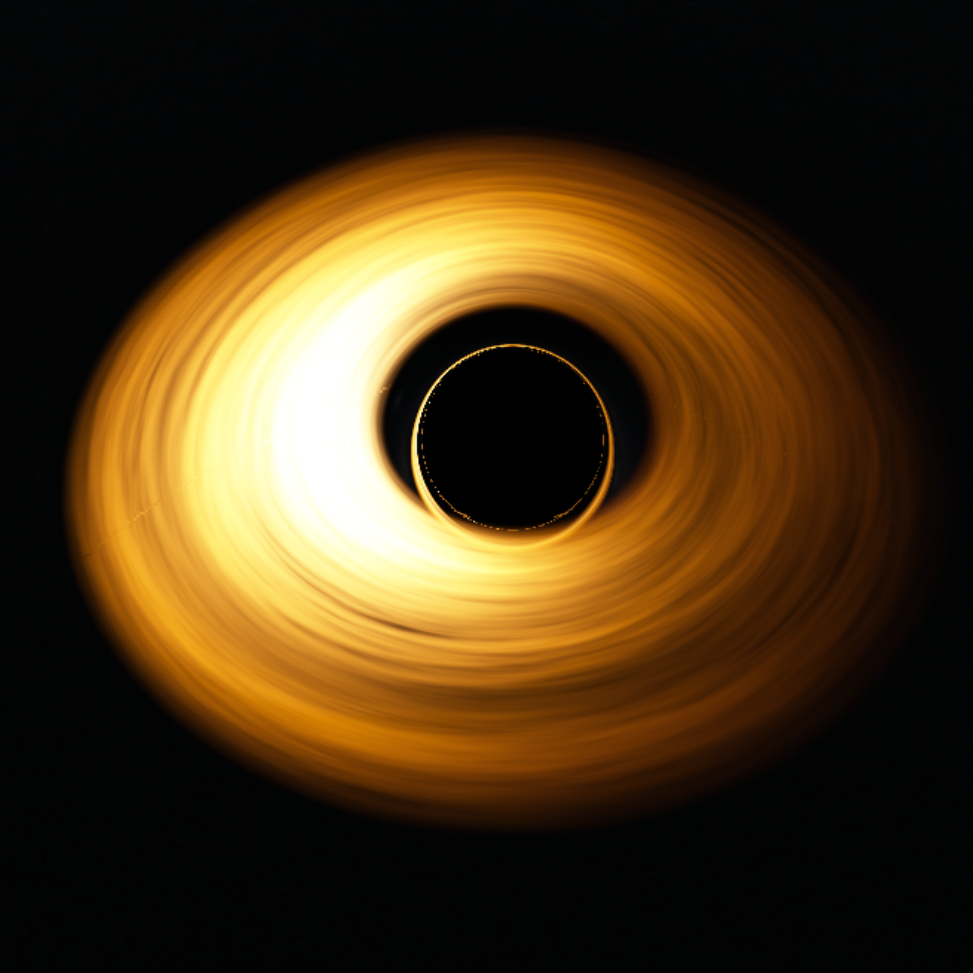
#> input picture plots/papershow/46.png, 973 x 973 px
$ jupyter execute --allow-errors black_hole_colored_new.ipynb
#> lines starting #> are read from the running program, lines starting #| are printed output that depends on the picture
### telescope_simulator.py
import utils_tele as utils
from PIL import Image
import numpy as np
import matplotlib.pyplot as plt
from scipy import signal
from scipy import interpolate
import cv2

class TelescopeSimulator():
    def __init__(self, input_image, telescope_diameter_m, telescope_focal_length_m, wavelength,
                 angular_pixel_size_input_image, CCD_pixel_size, CCD_pixel_count, show=True):
        """

        Modeling optical telescope imaging, including optical diffraction.

        Args:
            input_image (str or numpy.ndarray): if str, read the img, if array, use it directly.
            telescope_diameter_m (float):  in meters
            telescope_focal_length_m (float): in arcseconds
            wavelength (float): wave length of the filter
            CCD_pixel_size (float): The pixel width of your simulated CCD
            CCD_pixel_count (int): number of pixels of the CCD
            show (bool): True or False, if True shows the psf and phase screen
        """

        # parameters
        self.telescope_diameter_m = telescope_diameter_m
        self.telescope_focal_length_m = telescope_focal_length_m
        self.wavelength = wavelength
        self.CCD_pixel_size = CCD_pixel_size
        self.CCD_pixel_count = CCD_pixel_count
        self.angular_pixel_size_input_image = angular_pixel_size_input_image
        # calculation
        self.image_arr = self.get_image(input_image, show=show)
        # self.angular_pixel_size_input_image = 206265 / telescope_focal_length_m * CCD_pixel_size * CCD_pixel_count / self.image_arr.shape[0]
        self.pixel_size_input_image = utils.angular_to_physical_pixels(self.angular_pixel_size_input_image, telescope_focal_length_m)
        self.intensity = self.get_intensity(self.image_arr, show=show)
        self.convolved_array = self.get_convolved_image(self.image_arr, self.intensity, show=show)


    # [8 lines left out: function get_physical_parameters, not called in this run]


    def get_image(self, input_image, show=True):
        """_summary_

        Args:
            input_image (np.ndarray): (size, size) balck and white
            show (bool, optional): _description_. Defaults to True.

        Returns:
            np.ndarray: _description_
        """
        if type(input_image) == str:
            # open image to convolve
            im = Image.open(input_image)
            im_array = np.asarray(im)
        elif type(input_image) == np.ndarray:
            im_array = input_image

        if np.shape(im_array)[0] != np.shape(im_array)[1]:

            min_dim, max_dim = np.min((np.shape(im_array)[0], np.shape(im_array)[1])), np.max((np.shape(im_array)[0], np.shape(im_array)[1]))
            pixels_to_crop = max_dim - min_dim
            if np.shape(im_array)[0] > np.shape(im_array)[1]:
                left, right = 0, np.shape(im_array)[1]
                top, bottom = np.floor(pixels_to_crop/2), np.shape(im_array)[0] - np.ceil(pixels_to_crop/2)

            if np.shape(im_array)[0] < np.shape(im_array)[1]:
                left, right = np.floor(pixels_to_crop/2), np.shape(im_array)[1] - np.ceil(pixels_to_crop/2)
                top, bottom = 0, np.shape(im_array)[0]
            im = Image.fromarray(im_array)
            im = im.crop((left, top, right, bottom))
            im_array = np.asarray(im)

        if show:
            plt.imshow(im_array, cmap='gray')
            plt.show()

        return im_array


    # [102 lines left out: functions get_intensity, get_convolved_image, generate_image, not called in this run]


# [20 lines that do not run on import are left out]

### utils.py
import glob as glob
import matplotlib.pyplot as plt
import cv2
import numpy as np
import torch
import random
import os
import subprocess
try:
    from healpy.newvisufunc import projview, newprojplot
except:
    pass
from scipy.interpolate import LinearNDInterpolator, NearestNDInterpolator


# [18 lines left out: function hex_to_bgr, not called in this run]

def hex_to_bgr(hex_color):
    """convert hex string to rgb tuple

    Args:
        hex_color (str): some hex code thing like #A1876B

    Returns:
        tuple(uint8, uint8, uint8): r g b color
    """
    # Remove the '#' if present
    hex_color = hex_color.lstrip('#')

    # Convert the hex color to RGB
    r = int(hex_color[0:2], 16)
    g = int(hex_color[2:4], 16)
    b = int(hex_color[4:6], 16)

    return b, g, r


def hex_to_rgb(hex_color):
    """convert hex string to rgb tuple

    Args:
        hex_color (str): some hex code thing like #A1876B

    Returns:
        tuple(uint8, uint8, uint8): r g b color
    """
    # Remove the '#' if present
    hex_color = hex_color.lstrip('#')

    # Convert the hex color to RGB
    r = int(hex_color[0:2], 16)
    g = int(hex_color[2:4], 16)
    b = int(hex_color[4:6], 16)

    return r, g, b

# [20 lines left out: functions rgb_to_hex, angle_loss, not called in this run]

class LinearNDInterpolatorExt(object):
    def __init__(self, points,values):
        self.funcinterp = LinearNDInterpolator(points,values)
        self.funcnearest = NearestNDInterpolator(points,values)
    # [6 lines left out: function __call__, not called in this run]


class_names = ['star', 'BH']
# colors = np.random.uniform(0, 255, size=(len(class_names), 3))
colors = ['#5387D4', '#845EC2', ]
colors = list(map(hex_to_bgr, colors))

# Function to convert bounding boxes in YOLO format to xmin, ymin, xmax, ymax.
# [231 lines left out: functions yolo2bbox, plot_box, plot_circle, labels_plot, set_res_dir, show_valid_results and 2 more, not called in this run]

### plots/black_hole_colored_new.ipynb
[cell 1]
import cv2
import sys
import numpy as np
import matplotlib.pyplot as plt
from pathlib import Path
import matplotlib.colors as mcolors
from matplotlib.colors import LinearSegmentedColormap
sys.path.append('..')
from telescope_simulator import TelescopeSimulator
import utils

[cell 2]
img_test = cv2.imread(r'..\tele_datasets\224\20240108150051_8a66f47491e84cc691f6517d5014f3fd.png', 0)
#> (the rest of this cell did not finish here and is left out)

[cell 3]
cmap_test = Path('cmap_test')
cmap_test.mkdir(exist_ok=True)

[cell 4]
# [6 lines of commented-out code are left out]

[cell 5]
def hex_to_rgb(value):
    '''
    Converts hex to rgb colours
    value: string of 6 characters representing a hex colour.
    Returns: list length 3 of RGB values'''
    value = value.strip("#") # removes hash symbol if present
    lv = len(value)
    return tuple(int(value[i:i + lv // 3], 16) for i in range(0, lv, lv // 3))


def rgb_to_dec(value):
    '''
    Converts rgb to decimal colours (i.e. divides each value by 256)
    value: list (length 3) of RGB values
    Returns: list (length 3) of decimal values'''
    return [v/256 for v in value]

[cell 6]
def get_continuous_cmap(hex_list, float_list=None):
    ''' creates and returns a color map that can be used in heat map figures.
        If float_list is not provided, colour map graduates linearly between each color in hex_list.
        If float_list is provided, each color in hex_list is mapped to the respective location in float_list.

        Parameters
        ----------
        hex_list: list of hex code strings
        float_list: list of floats between 0 and 1, same length as hex_list. Must start with 0 and end with 1.

        Returns
        ----------
        colour map'''
    rgb_list = [rgb_to_dec(hex_to_rgb(i)) for i in hex_list]
    if float_list:
        pass
    else:
        float_list = list(np.linspace(0,1,len(rgb_list)))

    cdict = dict()
    for num, col in enumerate(['red', 'green', 'blue']):
        col_list = [[float_list[i], rgb_list[i][num], rgb_list[i][num]] for i in range(len(float_list))]
        cdict[col] = col_list
    cmp = mcolors.LinearSegmentedColormap('my_cmp', segmentdata=cdict, N=256)
    return cmp

[cell 7]
hex_list = ['#0091ad', '#3fcdda', '#83f9f8', '#d6f6eb', '#fdf1d2', '#f8eaad', '#faaaae', '#ff57bb']
cmap = get_continuous_cmap(hex_list)

[cell 8]
init_size = 224
upper_size = 1024

[cell 9]
hex_list2 = ['#21180F', '#48311D', '#AD5E16', '#F8C449', '#F7C756', '#FFF795', '#FFFFFF']
cmap2 = get_continuous_cmap(hex_list2)

[cell 10]
rgbs = list(map(list, map(utils.hex_to_rgb, hex_list2)))
# utils.rgb_to_hex(hex)
cm_yellow = LinearSegmentedColormap.from_list('', np.array(rgbs) / 255, 256)

rgbs = list(map(list, map(utils.hex_to_rgb, hex_list)))
# utils.rgb_to_hex(hex)
cm_color = LinearSegmentedColormap.from_list('', np.array(rgbs) / 255, 256)
# colors1 = (cm(np.linspace(0, 1, len(rgbs) * 2)) * 255).astype(np.uint8)
# colors2 = (cm(np.linspace(0, 1, len(rgbs) * 2 - 1)) * 255).astype(np.uint8)

[cell 11]
# img_test = cv2.imread(r'papershow/26.png', 0)
img_test = cv2.imread(r"D:\GitHub\DeepShadow\tele_datasets\224\20240108150223_3d88dd459a25418d9bc63d9e29c603ce.png", 0)
#> (the rest of this cell did not finish here and is left out)

#> (a cell that did not finish here is left out)

[cell 13]
angular_pixel_size_input_image = 5e-5
tele_config = dict(
    # physical parameters
    input_image = r"./stars/BHs.png", telescope_diameter_m = 6.5,
    telescope_focal_length_m = 131.4, angular_pixel_size_input_image = angular_pixel_size_input_image,
    wavelength = 100e-9, CCD_pixel_size = angular_pixel_size_input_image * 131.4 / 206265,
    CCD_pixel_count = 1024, show = False,
)
#> (the rest of this cell did not finish here and is left out)

#> (a cell that did not finish here is left out)

[cell 15]
fig, axes = plt.subplots(1, 4, figsize=(22, 5))
axes[0].set_aspect('equal')
axes[1].set_aspect('equal')
axes[2].set_aspect('equal')
axes[3].set_aspect('equal')
img_dir = Path('papershow')
img_name = '46.png'
img_names = ['4.png', '26.png', '46.png', '52.png']
img_path = img_dir / img_name
inclination = img_path.stem
img_test = cv2.imread(str(img_path), 0)
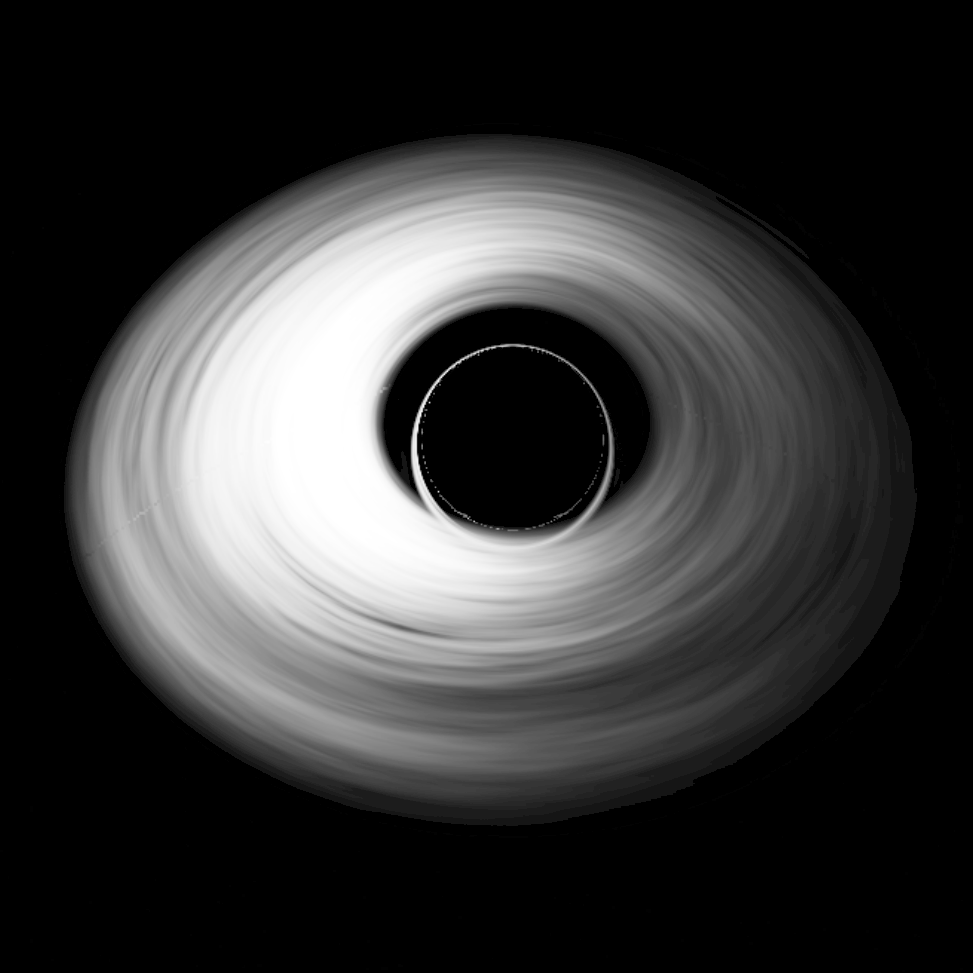
#> img_test: shape (973, 973); min 0, max 255, mean 54.5
img_test = cv2.resize(img_test, (init_size, init_size))
#> img_test: shape (224, 224)
if int(inclination) < 10:
    img_test = np.where(img_test<23, 0, img_test)
axes[0].imshow(img_test, cmap=cm_yellow);
axes[0].text(init_size // 2 , int(init_size * 0.88), rf'$\alpha={inclination}\degree$, $\phi=0\degree$', fontfamily='Times New Roman',
             color='white', fontsize=14, ha='center', va='center')
axes[1].imshow(img_test, cmap=cm_color);
axes[1].text(init_size // 2 , int(init_size * 0.88), r'Recolorized image', fontfamily='Times New Roman',
             color='black', fontsize=16, ha='center', va='center')
theta_c = 3.87e-3
angular_pixel_size_input_images = [5e-5, 2e-5]
#> (the rest of this cell did not finish here and is left out)


$ run again, with stars/conv0.001.png copied over plots/papershow/46.png
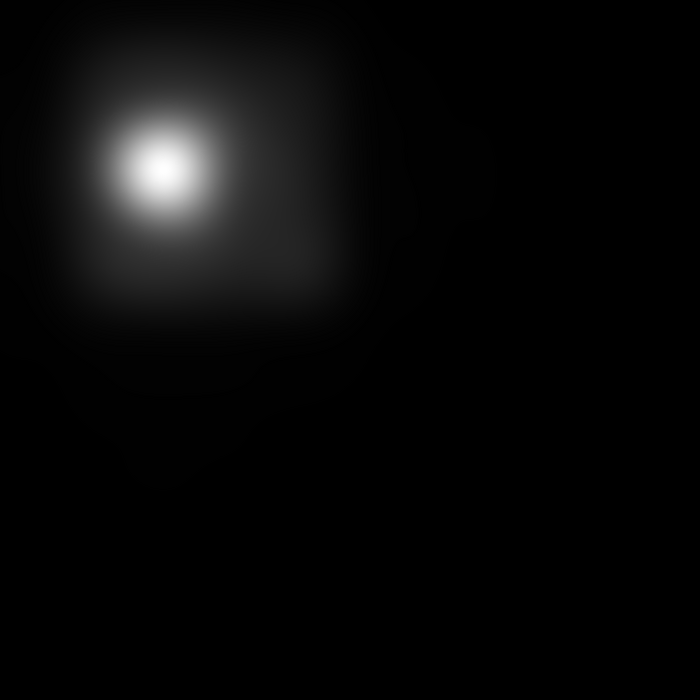
#> input picture stars/conv0.001.png, 700 x 700 px
#> img_test is the input picture: shape (700, 700); min 0, max 254, mean 8.9
#> img_test: shape (224, 224)

$ run again, with stars/conv0.002.png copied over plots/papershow/46.png
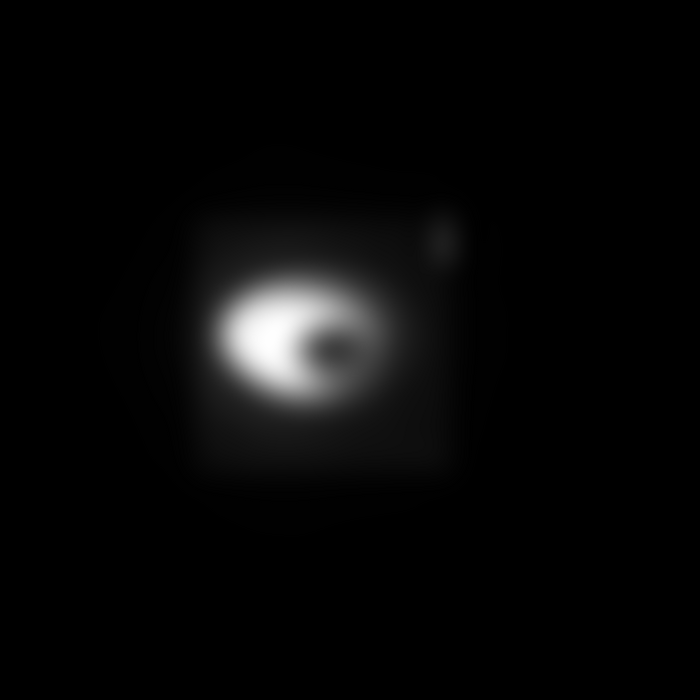
#> input picture stars/conv0.002.png, 700 x 700 px
#> img_test is the input picture: shape (700, 700); min 0, max 255, mean 7.8
#> img_test: shape (224, 224)
